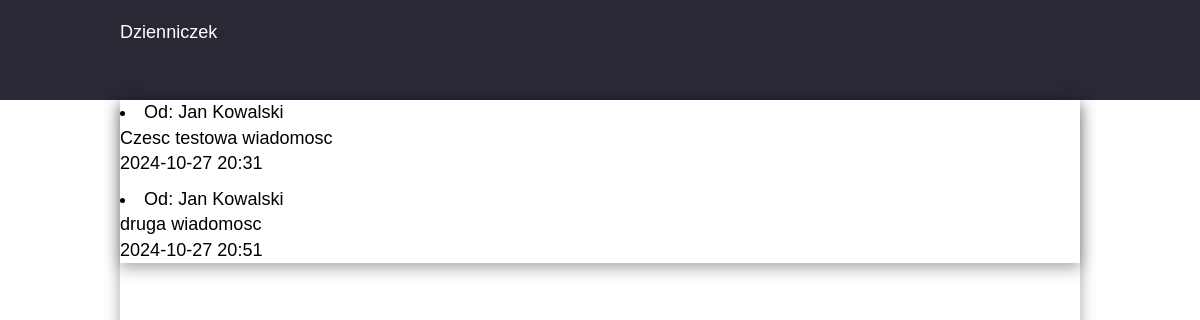
The page /show_messages (signed in) on the database its author committed.
### model.py (models this page shows, shortened)
class Wiadomosc(db.Model):
    __tablename__ = 'wiadomosci'
    id = db.Column(db.Integer, primary_key=True)
    nadawca_id = db.Column(db.Integer, db.ForeignKey('nauczyciele.id'), nullable=False)
    odbiorca_id = db.Column(db.Integer, db.ForeignKey('uczniowie.id'), nullable=False)
    tresc = db.Column(db.Text, nullable=False)
    data_wyslania = db.Column(db.DateTime, default=datetime.utcnow)
    nadawca = db.relationship('Nauczyciel', backref='wiadomosci_nadawca')
    odbiorca = db.relationship('Uczen', backref='wiadomosci_odbiorca')

class Nauczyciel(db.Model):
    __tablename__ = 'nauczyciele'
    id = db.Column(db.Integer, primary_key=True)
    imie = db.Column(db.String(80), nullable=False)
    nazwisko = db.Column(db.String(80), nullable=False)
    login = db.Column(db.String(20), unique=True, nullable=False)
    haslo = db.Column(db.String(20), nullable=False)
    klasy = db.relationship('Klasa', secondary='nauczyciel_klasa', backref='nauczyciele')

### home.py (the view)
@app.route('/show_messages')
def show_messages():
    if 'logged_in' not in session:
        flash("Musisz być zalogowany, aby zobaczyć wiadomości.")
        return redirect(url_for('login'))
    odbiorca_id = session['id']
    wiadomosci = Wiadomosc.query.filter_by(odbiorca_id=odbiorca_id).all()
    return render_template('view_messages.html', wiadomosci=wiadomosci)

### templates/view_messages.html (shortened to what this page needs)
{% extends "base.html"%}
{% block head %}
<link rel="stylesheet" href="{{ url_for('static', filename='send_template.css') }}">
{% endblock %}
{% block content %}
<div class="container">
    {% for wiadomosc in wiadomosci %}
    <li class="messages_box">
        <strong>Od: {{ wiadomosc.nadawca.imie }} {{ wiadomosc.nadawca.nazwisko }}</strong>
        <p>{{ wiadomosc.tresc }}</p>
        <small>{{ wiadomosc.data_wyslania.strftime('%Y-%m-%d %H:%M') }}</small>
    </li>
{% else %}
    <li>Brak wiadomości.</li>
{% endfor %}
    </div>
{% endblock %}

### static/base.css (style rules this page uses)
* { margin: 0; padding: 0; box-sizing: border-box; font-family: Work Sans,Arial,sans-serif; font-size: 1.0625rem; line-height: 1.5rem; font-weight: 500; }

### static/send_template.css (style rules this page uses)
.container { box-shadow: rgba(0, 0, 0, 0.35) 0px 5px 15px; }
.messages_box { margin-bottom: 10px; }

### rows shown on the page
Wiadomosc: nadawca.imie "Jan", nadawca.nazwisko "Kowalski", tresc "Czesc testowa wiadomosc", data_wyslania "2024-10-27 20:31"
Wiadomosc: nadawca.imie "Jan", nadawca.nazwisko "Kowalski", tresc "druga wiadomosc", data_wyslania "2024-10-27 20:51"
